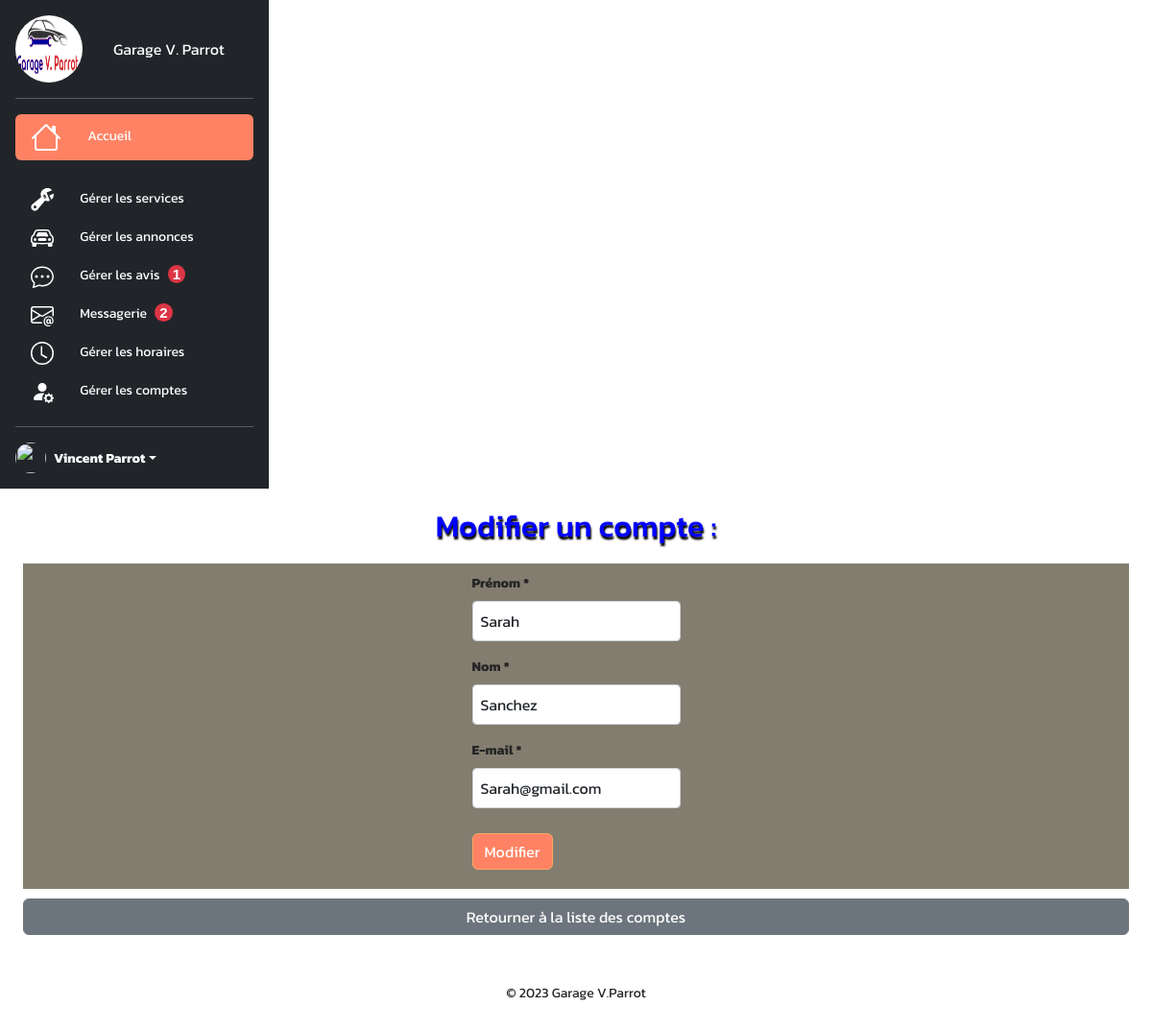
The page /admin/templates/user.php?id=45 (signed in) on the database its author committed.
### tables this page shows
CREATE TABLE IF NOT EXISTS `users` (
  `id` int NOT NULL AUTO_INCREMENT,
  `password_hash` varchar(255) NOT NULL,
  `email` varchar(255) NOT NULL,
  `nom` varchar(255) NOT NULL,
  `prenom` varchar(255) NOT NULL,
  `last_connexion` datetime DEFAULT NULL,
  `role` enum('employe','administrateur') NOT NULL,
  PRIMARY KEY (`id`)
);

### lib/user_tools.php (called while the page is built, shortened)
<?php
function getUserById(PDO $pdo, int $id)
{
    $query = $pdo->prepare("SELECT * FROM users WHERE id = :id");
    $query->bindParam(':id', $id, PDO::PARAM_INT);
    $query->execute();
    return $query->fetch(PDO::FETCH_ASSOC);
}

### templates/addUser_form.php (the view, shortened to what this page needs)
<section id="formulaire">
    <form method="POST" enctype="multipart/form-data" novalidate>
        <div class="mb-3">
            <label for="prenom" class="form-label">Prénom *</label>
            <input type="text" class="form-control" name="prenom" id="prenom" value="<?= htmlspecialchars($user['prenom']); ?>" required>
        </div>
        <div class="mb-3">
            <label for="nom" class="form-label">Nom *</label>
            <input type="text" class="form-control" name="nom" id="nom" value="<?= htmlspecialchars($user['nom']); ?>" required>
        </div>
        <div class="mb-3">
            <label for="email" class="form-label">E-mail *</label>
            <input type="email" class="form-control" name="email" id="email" value="<?= htmlspecialchars($user['email']); ?>" required>
        </div>
        <?php if ($action === 'modify') { ?>
            <button type="submit" class="btn btn-primary" name="modify">Modifier</button>
        <?php } ?>
    </form>
</section>

### assets/css/Eval-garage.css (style rules this page uses)
* { margin: 0; padding: 0; box-sizing: border-box; scroll-padding-top: 2rem; scroll-behavior: smooth; }
:root { --main-color: #fe5b3d; --second-color: #ffac38; --text-color: #252525ff; --gradient: linear-gradient(#fe5b3d, #ffac38); --primary: #ff8264; --secondary: #ffaa64; --success: #28a745; --danger: #dc3545; --warning: #fd7e14; --info: #04156c; --light: #f8f9fa; --dark: #343a40; --bs-nav-link-color: var(--primary); --bs-link-color: var(--primary); --bs-link-hover-color: var(--secondary); }
.btn-primary { --bs-btn-color: #fff; --bs-btn-bg: var(--primary); --bs-btn-border-color: var(--secondary); --bs-btn-hover-color: #fff; --bs-btn-hover-bg: #ffc697; --bs-btn-hover-border-color: var(--secondary); --bs-btn-focus-shadow-rgb: 49,132,253; --bs-btn-active-color: #fff; --bs-btn-active-bg: #ff8e31; --bs-btn-active-border-color: var(--secondary); --bs-btn-active-shadow: inset 0 3px 5px rgba(0, 0, 0, 0.125); --bs-btn-disabled-color: #fff; --bs-btn-disabled-bg: #4f4f4f; --bs-btn-disabled-border-color: #343434; }
section { padding: 10px 0px; }
body { font-family: 'Kanit', sans-serif; padding: 0; margin: 0; overflow-x: hidden; color: var(--text-color); }
form label { font-weight: bold; }
form input[type="text"], form input[type="email"], form textarea { margin-bottom: 1rem; border: 1px solid #ced4da; border-radius: 0.25rem; padding: 0.5rem; width: 100%; resize: none; }
#formulaire { background-color: #837d70; display: flex; justify-content: center; align-items: center; }
body { font-size: 14px; }
.btn { margin: 10px 0; }

### rows shown on the page
users: prenom "Sarah", nom "Sanchez", email "Sarah@gmail.com"

### other values the page prints
$unverifiedCount "1"
$unreadCount "2"
$_SESSION["user"]["prenom"] "Vincent"
$_SESSION["user"]["nom"] "Parrot"
$pagetitre "Modifier un compte :"
